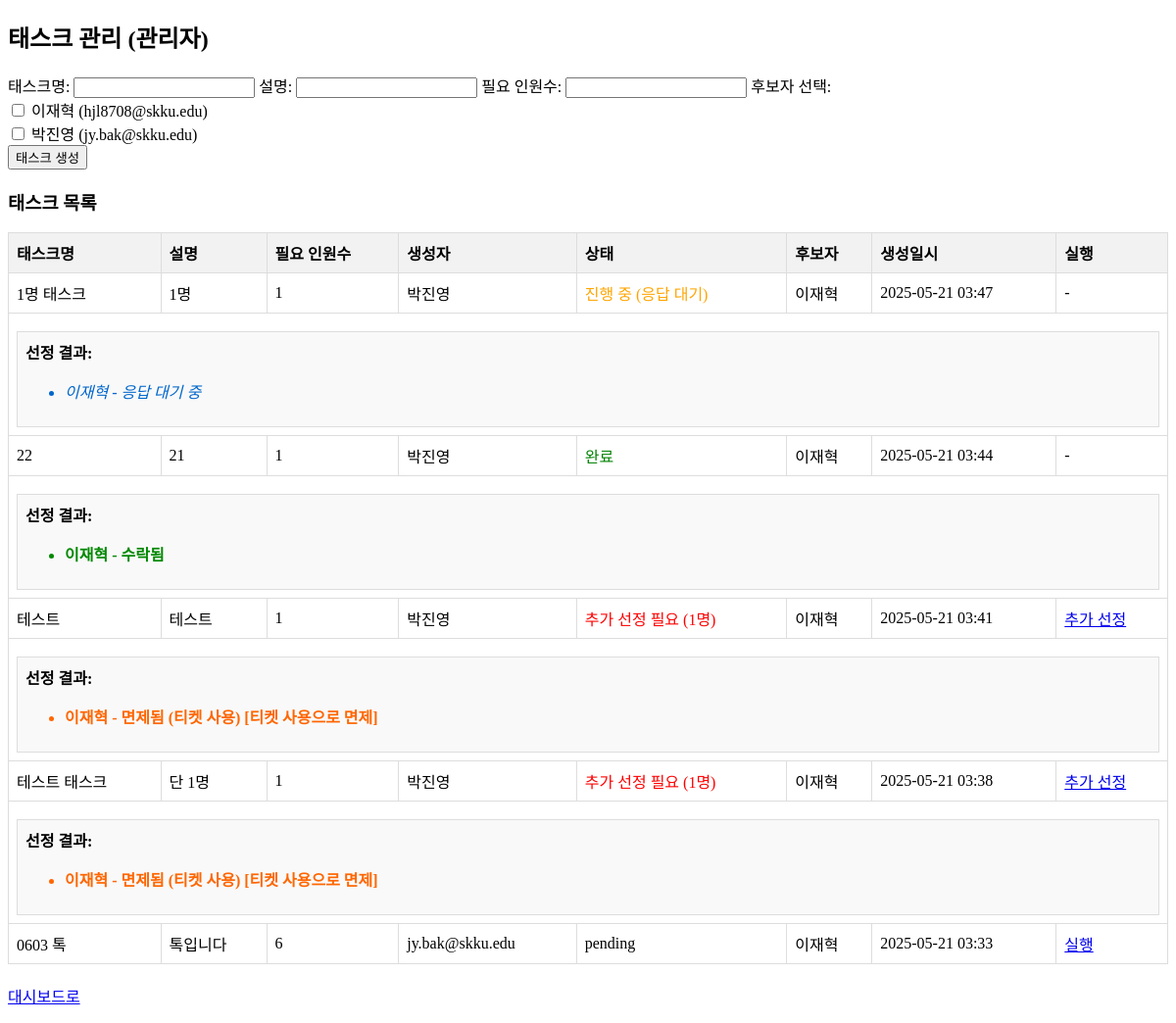
/task/manage (signed in), run on the app's committed database.
### models.py (models this page shows, shortened)
class User(UserMixin, db.Model):
    id = db.Column(db.Integer, primary_key=True)
    email = db.Column(db.String(120), unique=True, nullable=False)
    password = db.Column(db.String(200), nullable=False)
    name = db.Column(db.String(50), nullable=False)
    role = db.Column(db.String(20), nullable=False, default='user')  # 'admin' 또는 'user'
    created_at = db.Column(db.DateTime, server_default=db.func.now())

class Task(db.Model):
    id = db.Column(db.Integer, primary_key=True)
    title = db.Column(db.String(100), nullable=False)
    description = db.Column(db.String(200))
    created_by = db.Column(db.String(120), nullable=False)  # 이메일 또는 이름
    required_count = db.Column(db.Integer, nullable=False)
    created_at = db.Column(db.DateTime, server_default=db.func.now())
    status = db.Column(db.String(20), default='pending')  # pending, completed

class TaskCandidate(db.Model):
    id = db.Column(db.Integer, primary_key=True)
    task_id = db.Column(db.Integer, db.ForeignKey('task.id'), nullable=False)
    user_id = db.Column(db.Integer, db.ForeignKey('user.id'), nullable=False)
    task = db.relationship('Task', backref=db.backref('candidates', lazy=True))
    user = db.relationship('User', backref=db.backref('task_candidates', lazy=True))

class TaskAssignment(db.Model):
    id = db.Column(db.Integer, primary_key=True)
    task_id = db.Column(db.Integer, db.ForeignKey('task.id'), nullable=False)
    user_id = db.Column(db.Integer, db.ForeignKey('user.id'), nullable=False)
    status = db.Column(db.String(20), nullable=False)  # selected, exempted
    ticket_used = db.Column(db.Boolean, default=False)
    reason = db.Column(db.String(200))
    assigned_at = db.Column(db.DateTime, server_default=db.func.now())
    task = db.relationship('Task', backref=db.backref('assignments', lazy=True))
    user = db.relationship('User', backref=db.backref('task_assignments', lazy=True))

### app.py (the view, shortened to what this page needs)
@app.route('/task/manage', methods=['GET', 'POST'])
@login_required
def task_manage():
    if current_user.role != 'admin':
        flash('접근 권한이 없습니다.')
        return redirect(url_for('dashboard'))
    users = User.query.all()
    tasks = Task.query.order_by(Task.created_at.desc()).all()
    task_results = {}
    task_statuses = {}  # 실제 진행 상태 정보
    needs_reselection = {}  # 추가 선정 필요 여부
    for task in tasks:
        if task.status == 'completed':
            assignments = TaskAssignment.query.filter_by(task_id=task.id).all()
            selected_users = []
            pending_responses = 0  # 응답 대기 중인 사용자 수
            for assignment in assignments:
                user = User.query.get(assignment.user_id)
                if user:
                    if assignment.status == 'selected':
                        status = '응답 대기 중'
                        pending_responses += 1
                    elif assignment.status == 'accepted':
                        status = '수락됨'
                    else:  # exempted
                        status = '면제됨'
                    selected_users.append({
                        'name': user.name,
                        'status': status,
                        'ticket_used': assignment.ticket_used,
                        'reason': assignment.reason
                    })
            task_results[task.id] = selected_users
            active_assignments = TaskAssignment.query.filter(
                TaskAssignment.task_id == task.id,
                TaskAssignment.status.in_(['selected', 'accepted'])
            ).count()
            if pending_responses > 0:
                task_statuses[task.id] = "진행 중 (응답 대기)"
            additional_needed = task.required_count - active_assignments
            if additional_needed > 0:
                needs_reselection[task.id] = True
                task_statuses[task.id] = f"추가 선정 필요 ({additional_needed}명)"
            elif not pending_responses:
                task_statuses[task.id] = "완료"
    return render_template('task_manage.html', users=users, tasks=tasks,
                           task_results=task_results, task_statuses=task_statuses,
                           needs_reselection=needs_reselection)

### app.py (called while the page is built)
@login_manager.user_loader
def load_user(user_id):
    return User.query.get(int(user_id))

### templates/task_manage.html (shortened to what this page needs)
<!DOCTYPE html>
<html lang="ko">
<head>
</head>
<body>
    <h2>태스크 관리 (관리자)</h2>
    <form method="POST">
        <label for="title">태스크명:</label>
        <input type="text" name="title" id="title" required>
        <label for="description">설명:</label>
        <input type="text" name="description" id="description">
        <label for="required_count">필요 인원수:</label>
        <input type="number" name="required_count" id="required_count" min="1" required>
        <label>후보자 선택:</label><br>
        {% for user in users %}
            <input type="checkbox" name="candidates" value="{{ user.id }}"> {{ user.name }} ({{ user.email }})<br>
        {% endfor %}
        <button type="submit">태스크 생성</button>
    </form>
    <h3>태스크 목록</h3>
    <table>
        <tr>
            <th>태스크명</th><th>설명</th><th>필요 인원수</th><th>생성자</th><th>상태</th><th>후보자</th><th>생성일시</th><th>실행</th>
        </tr>
        {% for task in tasks %}
        <tr>
            <td>{{ task.title }}</td>
            <td>{{ task.description }}</td>
            <td>{{ task.required_count }}</td>
            <td>{{ task.created_by }}</td>
            <td>
                {% if task.status == 'completed' and task.id in task_statuses %}
                    <span style="color: {% if task_statuses[task.id] == '완료' %}green{% elif '추가 선정 필요' in task_statuses[task.id] %}red{% else %}orange{% endif %};">
                        {{ task_statuses[task.id] }}
                    </span>
                {% else %}
                    {{ task.status }}
                {% endif %}
            </td>
            <td>
                {% for c in task.candidates %}
                    {{ c.user.name }}{% if not loop.last %}, {% endif %}
                {% endfor %}
            </td>
            <td>{{ task.created_at.strftime('%Y-%m-%d %H:%M') }}</td>
            <td>
                {% if task.status == 'pending' %}
                    <a href="/task/execute/{{ task.id }}">실행</a>
                {% elif task.id in needs_reselection %}
                    <a href="/task/execute/{{ task.id }}">추가 선정</a>
                {% else %}
                    -
                {% endif %}
            </td>
        </tr>
        {% if task.status == 'completed' and task.id in task_results %}
        <tr>
            <td colspan="8">
                <div class="selected-users">
                    <strong>선정 결과:</strong>
                    <ul>
                        {% for user in task_results[task.id] %}
                            <li class="{% if user.status == '면제됨' %}exempted{% elif user.status == '응답 대기 중' %}pending{% elif user.status == '수락됨' %}accepted{% endif %}">
                                {{ user.name }} - {{ user.status }}
                                {% if user.ticket_used %}
                                    (티켓 사용)
                                {% endif %}
                                {% if user.reason %}
                                    [{{ user.reason }}]
                                {% endif %}
                            </li>
                        {% endfor %}
                    </ul>
                </div>
            </td>
        </tr>
        {% endif %}
        {% endfor %}
    </table>
    <p><a href="/dashboard">대시보드로</a></p>
</body>
</html>

### templates/task_manage.html (style rules this page uses)
table { width: 100%; border-collapse: collapse; margin-bottom: 20px; }
th, td { padding: 8px; text-align: left; border: 1px solid #ddd; }
th { background-color: #f2f2f2; }
.selected-users { margin-top: 10px; padding: 8px; background-color: #f9f9f9; border: 1px solid #ddd; }
.exempted { color: #ff6600; font-weight: bold; }
.pending { color: #0066cc; font-style: italic; }
.accepted { color: #008800; font-weight: bold; }

### data on the page
User: name "이재혁", email "hjl8708@skku.edu", status "응답 대기 중", status "수락됨", name "이재혁" "이재혁"
User: name "박진영", email "jy.bak@skku.edu"
Task: title "1명 태스크", description "1명", required_count "1", created_by "박진영", task_statuses "진행 중 (응답 대기)", created_at "2025-05-21 03:47"
TaskCandidate: user.name "이재혁"
Task: title "22", description "21", required_count "1", created_by "박진영", task_statuses "완료", created_at "2025-05-21 03:44"
TaskCandidate: user.name "이재혁"
Task: title "테스트", description "테스트", required_count "1", created_by "박진영", task_statuses "추가 선정 필요 (1명)", created_at "2025-05-21 03:41", status "면제됨"
TaskCandidate: user.name "이재혁"
TaskAssignment: reason "티켓 사용으로 면제"
Task: title "테스트 태스크", description "단 1명", required_count "1", created_by "박진영", task_statuses "추가 선정 필요 (1명)", created_at "2025-05-21 03:38", status "면제됨"
TaskCandidate: user.name "이재혁"
TaskAssignment: reason "티켓 사용으로 면제"
Task: title "0603 톡", description "톡입니다", required_count "6", created_by "jy.bak@skku.edu", status "pending", created_at "2025-05-21 03:33"
TaskCandidate: user.name "이재혁"
